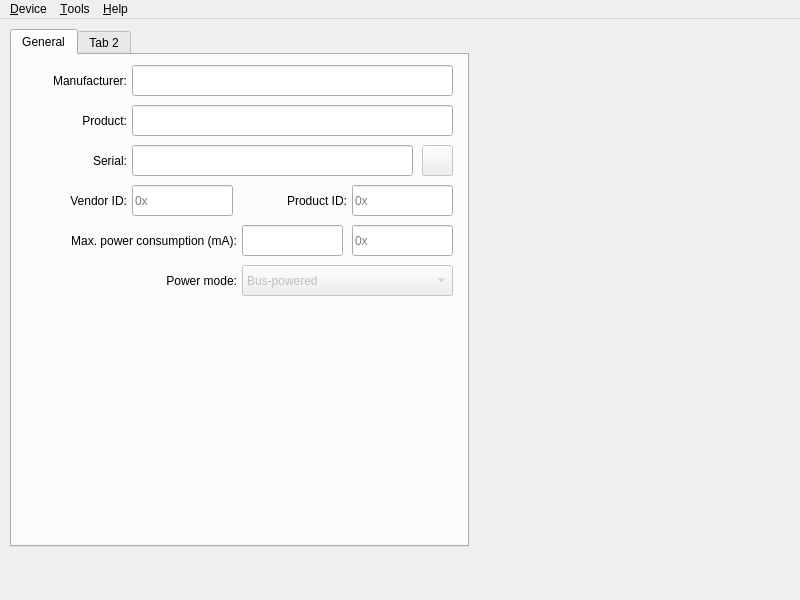
<?xml version="1.0" encoding="UTF-8"?>
<ui version="4.0">
 <class>ConfiguratorWindow</class>
 <widget class="QMainWindow" name="ConfiguratorWindow">
  <property name="geometry">
   <rect>
    <x>0</x>
    <y>0</y>
    <width>800</width>
    <height>600</height>
   </rect>
  </property>
  <property name="windowTitle">
   <string>MCP2221 Device</string>
  </property>
  <property name="windowIcon">
   <iconset resource="resources.qrc">
    <normaloff>:/icons/icons/active64.png</normaloff>
    <normalon>:/icons/icons/active64.png</normalon>
    <disabledoff>:/icons/icons/greyed64.png</disabledoff>
    <disabledon>:/icons/icons/greyed64.png</disabledon>
    <activeoff>:/icons/icons/active64.png</activeoff>
    <activeon>:/icons/icons/active64.png</activeon>
    <selectedoff>:/icons/icons/selected64.png</selectedoff>
    <selectedon>:/icons/icons/selected64.png</selectedon>:/icons/icons/active64.png</iconset>
  </property>
  <property name="locale">
   <locale language="English" country="UnitedStates"/>
  </property>
  <widget class="QWidget" name="centralWidget">
   <widget class="QTabWidget" name="tabWidget">
    <property name="geometry">
     <rect>
      <x>10</x>
      <y>10</y>
      <width>459</width>
      <height>518</height>
     </rect>
    </property>
    <widget class="QWidget" name="tabGeneral">
     <attribute name="title">
      <string>General</string>
     </attribute>
     <widget class="QLabel" name="labelManufacturer">
      <property name="geometry">
       <rect>
        <x>10</x>
        <y>17</y>
        <width>105</width>
        <height>17</height>
       </rect>
      </property>
      <property name="text">
       <string>Manufacturer:</string>
      </property>
      <property name="alignment">
       <set>Qt::AlignRight|Qt::AlignTrailing|Qt::AlignVCenter</set>
      </property>
     </widget>
     <widget class="QLineEdit" name="lineEditManufacturer">
      <property name="geometry">
       <rect>
        <x>120</x>
        <y>10</y>
        <width>321</width>
        <height>31</height>
       </rect>
      </property>
      <property name="maxLength">
       <number>30</number>
      </property>
      <property name="readOnly">
       <bool>true</bool>
      </property>
     </widget>
     <widget class="QLabel" name="labelProduct">
      <property name="geometry">
       <rect>
        <x>10</x>
        <y>57</y>
        <width>105</width>
        <height>17</height>
       </rect>
      </property>
      <property name="text">
       <string>Product:</string>
      </property>
      <property name="alignment">
       <set>Qt::AlignRight|Qt::AlignTrailing|Qt::AlignVCenter</set>
      </property>
     </widget>
     <widget class="QLineEdit" name="lineEditProduct">
      <property name="geometry">
       <rect>
        <x>120</x>
        <y>50</y>
        <width>321</width>
        <height>31</height>
       </rect>
      </property>
      <property name="maxLength">
       <number>30</number>
      </property>
      <property name="readOnly">
       <bool>true</bool>
      </property>
     </widget>
     <widget class="QLabel" name="labelSerial">
      <property name="geometry">
       <rect>
        <x>10</x>
        <y>97</y>
        <width>105</width>
        <height>17</height>
       </rect>
      </property>
      <property name="text">
       <string>Serial:</string>
      </property>
      <property name="alignment">
       <set>Qt::AlignRight|Qt::AlignTrailing|Qt::AlignVCenter</set>
      </property>
     </widget>
     <widget class="QLineEdit" name="lineEditSerial">
      <property name="geometry">
       <rect>
        <x>120</x>
        <y>90</y>
        <width>281</width>
        <height>31</height>
       </rect>
      </property>
      <property name="maxLength">
       <number>30</number>
      </property>
      <property name="readOnly">
       <bool>true</bool>
      </property>
     </widget>
     <widget class="QPushButton" name="pushButtonGenerateSerial">
      <property name="enabled">
       <bool>false</bool>
      </property>
      <property name="geometry">
       <rect>
        <x>410</x>
        <y>90</y>
        <width>31</width>
        <height>31</height>
       </rect>
      </property>
      <property name="text">
       <string/>
      </property>
      <property name="icon">
       <iconset resource="resources.qrc">
        <normaloff>:/icons/buttons/icons/buttons/cycle.png</normaloff>:/icons/buttons/icons/buttons/cycle.png</iconset>
      </property>
     </widget>
     <widget class="QLabel" name="labelPID">
      <property name="geometry">
       <rect>
        <x>230</x>
        <y>137</y>
        <width>105</width>
        <height>17</height>
       </rect>
      </property>
      <property name="text">
       <string>Product ID:</string>
      </property>
      <property name="alignment">
       <set>Qt::AlignRight|Qt::AlignTrailing|Qt::AlignVCenter</set>
      </property>
     </widget>
     <widget class="QLabel" name="labelVID">
      <property name="geometry">
       <rect>
        <x>10</x>
        <y>137</y>
        <width>105</width>
        <height>17</height>
       </rect>
      </property>
      <property name="text">
       <string>Vendor ID:</string>
      </property>
      <property name="alignment">
       <set>Qt::AlignRight|Qt::AlignTrailing|Qt::AlignVCenter</set>
      </property>
     </widget>
     <widget class="QLineEdit" name="lineEditVID">
      <property name="geometry">
       <rect>
        <x>120</x>
        <y>130</y>
        <width>101</width>
        <height>31</height>
       </rect>
      </property>
      <property name="maxLength">
       <number>4</number>
      </property>
      <property name="readOnly">
       <bool>true</bool>
      </property>
      <property name="placeholderText">
       <string>0x</string>
      </property>
     </widget>
     <widget class="QLineEdit" name="lineEditPID">
      <property name="geometry">
       <rect>
        <x>340</x>
        <y>130</y>
        <width>101</width>
        <height>31</height>
       </rect>
      </property>
      <property name="maxLength">
       <number>4</number>
      </property>
      <property name="readOnly">
       <bool>true</bool>
      </property>
      <property name="placeholderText">
       <string>0x</string>
      </property>
     </widget>
     <widget class="QLabel" name="labelMaxPower">
      <property name="geometry">
       <rect>
        <x>10</x>
        <y>177</y>
        <width>215</width>
        <height>17</height>
       </rect>
      </property>
      <property name="text">
       <string>Max. power consumption (mA):</string>
      </property>
      <property name="alignment">
       <set>Qt::AlignRight|Qt::AlignTrailing|Qt::AlignVCenter</set>
      </property>
     </widget>
     <widget class="QLineEdit" name="lineEditMaxPower">
      <property name="geometry">
       <rect>
        <x>230</x>
        <y>170</y>
        <width>101</width>
        <height>31</height>
       </rect>
      </property>
      <property name="readOnly">
       <bool>true</bool>
      </property>
     </widget>
     <widget class="QLineEdit" name="lineEditMaxPowerHex">
      <property name="geometry">
       <rect>
        <x>340</x>
        <y>170</y>
        <width>101</width>
        <height>31</height>
       </rect>
      </property>
      <property name="maxLength">
       <number>2</number>
      </property>
      <property name="readOnly">
       <bool>true</bool>
      </property>
      <property name="placeholderText">
       <string>0x</string>
      </property>
     </widget>
     <widget class="QLabel" name="labelPowerMode">
      <property name="geometry">
       <rect>
        <x>10</x>
        <y>217</y>
        <width>215</width>
        <height>17</height>
       </rect>
      </property>
      <property name="text">
       <string>Power mode:</string>
      </property>
      <property name="alignment">
       <set>Qt::AlignRight|Qt::AlignTrailing|Qt::AlignVCenter</set>
      </property>
     </widget>
     <widget class="QComboBox" name="comboBoxPowerMode">
      <property name="enabled">
       <bool>false</bool>
      </property>
      <property name="geometry">
       <rect>
        <x>230</x>
        <y>210</y>
        <width>211</width>
        <height>31</height>
       </rect>
      </property>
      <item>
       <property name="text">
        <string>Bus-powered</string>
       </property>
      </item>
      <item>
       <property name="text">
        <string>Self-powered</string>
       </property>
      </item>
     </widget>
    </widget>
    <widget class="QWidget" name="tab_2">
     <attribute name="title">
      <string>Tab 2</string>
     </attribute>
    </widget>
   </widget>
  </widget>
  <widget class="QMenuBar" name="menuBar">
   <property name="geometry">
    <rect>
     <x>0</x>
     <y>0</y>
     <width>800</width>
     <height>30</height>
    </rect>
   </property>
   <widget class="QMenu" name="menuDevice">
    <property name="title">
     <string>&amp;Device</string>
    </property>
   </widget>
   <widget class="QMenu" name="menuHelp">
    <property name="title">
     <string>&amp;Help</string>
    </property>
    <addaction name="actionAbout"/>
   </widget>
   <widget class="QMenu" name="menuTools">
    <property name="title">
     <string>&amp;Tools</string>
    </property>
    <widget class="QMenu" name="menuSerialGenerator">
     <property name="title">
      <string>&amp;Serial Number Generator</string>
     </property>
     <addaction name="actionSerialGeneratorEnable"/>
     <addaction name="actionSerialGeneratorSettings"/>
    </widget>
    <addaction name="menuSerialGenerator"/>
   </widget>
   <addaction name="menuDevice"/>
   <addaction name="menuTools"/>
   <addaction name="menuHelp"/>
  </widget>
  <action name="actionAbout">
   <property name="text">
    <string>&amp;About MCP2221 Configurator</string>
   </property>
  </action>
  <action name="actionSerialGeneratorEnable">
   <property name="checkable">
    <bool>true</bool>
   </property>
   <property name="enabled">
    <bool>false</bool>
   </property>
   <property name="text">
    <string>&amp;Enable</string>
   </property>
  </action>
  <action name="actionSerialGeneratorSettings">
   <property name="text">
    <string>&amp;Settings</string>
   </property>
  </action>
 </widget>
 <resources>
  <include location="resources.qrc"/>
 </resources>
 <connections/>
</ui>
